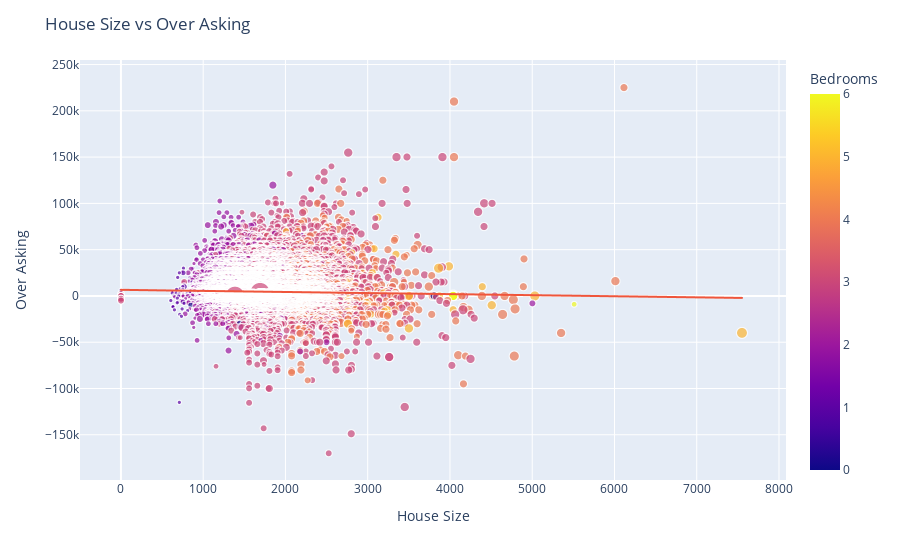

Notebook source saved alongside this figure:
### Code cell
fig = px.scatter(th_df, x='SqFt', y='Over Asking', color='Bedrooms', size='Total Baths',trendline='ols')
fig.update_layout(title='House Size vs Over Asking',
                  xaxis_title='House Size',
                  yaxis_title='Over Asking')
fig.show()

### Figure 1 — Plotly figure (JSON) as saved in the notebook; plotly's stock layout.template omitted (floating-point values rounded to 4 significant figures; data arrays with more than 128 entries replaced by an {"elided": "..."} marker saying what was removed)
{"data": [{"hovertemplate": "SqFt=%{x}<br>Over Asking=%{y}<br>Total Baths=%{marker.size}<br>Bedrooms=%{marker.color}<extra></extra>", "legendgroup": "", "marker": {"color": {"elided": "21205 int values"}, "coloraxis": "coloraxis", "size": {"elided": "21205 int values"}, "sizemode": "area", "sizeref": 0.0575, "symbol": "circle"}, "mode": "markers", "name": "", "showlegend": false, "type": "scattergl", "x": {"elided": "21205 int values"}, "xaxis": "x", "y": {"elided": "21205 int values"}, "yaxis": "y"}, {"hovertemplate": "<b>OLS trendline</b><br>Over Asking = -1.15569 * SqFt + 6594.21<br>R<sup>2</sup>=0.000926<br><br>SqFt=%{x}<br>Over Asking=%{y} <b>(trend)</b><extra></extra>", "legendgroup": "", "marker": {"symbol": "circle"}, "mode": "lines", "name": "", "showlegend": false, "type": "scattergl", "x": {"elided": "21205 int values"}, "xaxis": "x", "y": {"elided": "21205 float values"}, "yaxis": "y"}], "layout": {"coloraxis": {"colorbar": {"title": {"text": "Bedrooms"}}, "colorscale": [[0, "#0d0887"], [0.1111, "#46039f"], [0.2222, "#7201a8"], [0.3333, "#9c179e"], [0.4444, "#bd3786"], [0.5556, "#d8576b"], [0.6667, "#ed7953"], [0.7778, "#fb9f3a"], [0.8889, "#fdca26"], [1, "#f0f921"]]}, "legend": {"itemsizing": "constant", "tracegroupgap": 0}, "margin": {"t": 60}, "title": {"text": "House Size vs Over Asking"}, "xaxis": {"anchor": "y", "domain": [0, 1], "title": {"text": "House Size"}}, "yaxis": {"anchor": "x", "domain": [0, 1], "title": {"text": "Over Asking"}}}}
